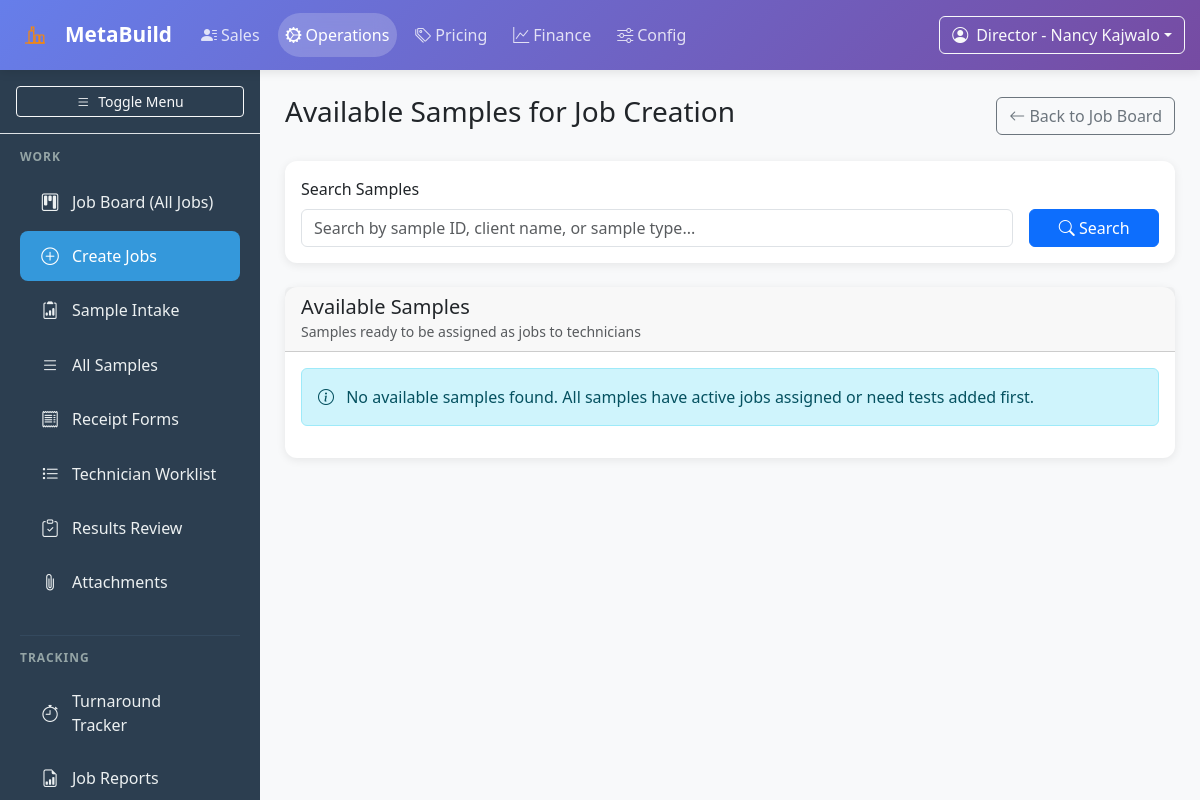
The app's page /operations/available-samples/ (signed in), older data.
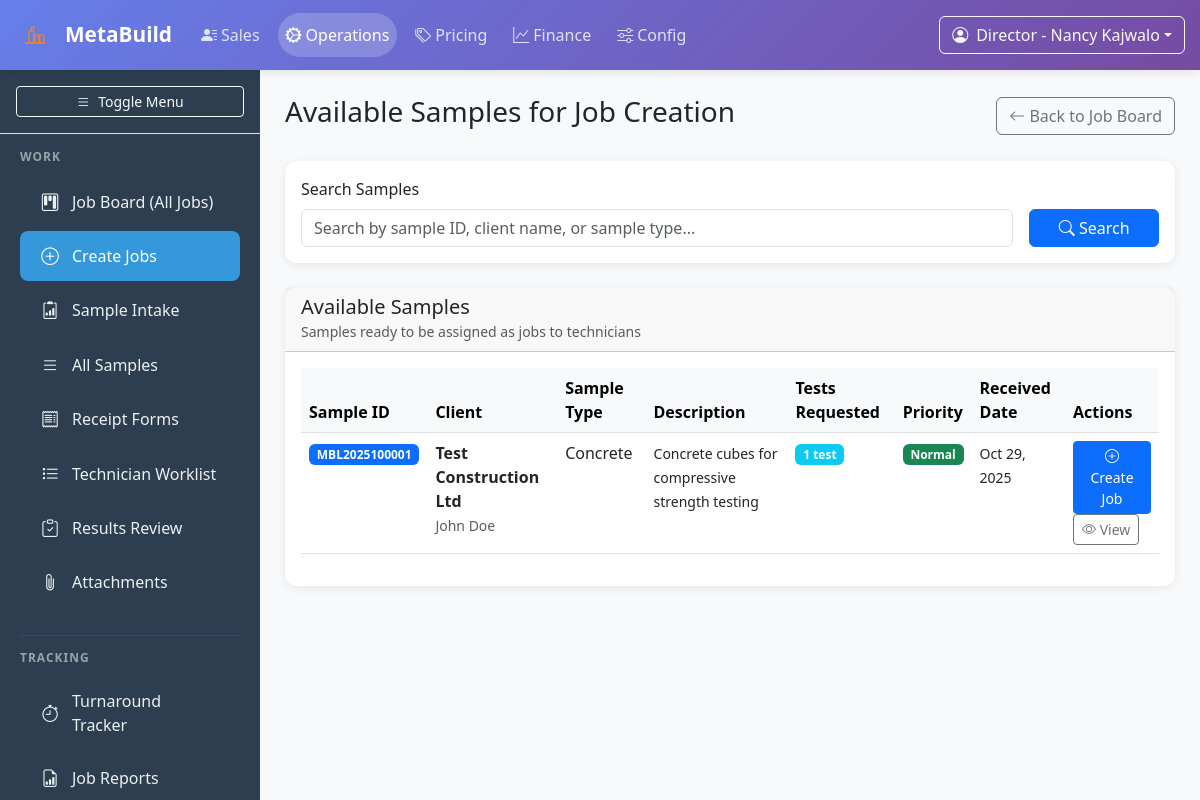
The same page, newer data.
### operations/models.py (models this page shows, shortened)
class Sample(models.Model):
    STATUS_CHOICES = [
        ('received', 'Received'),
        ('in_progress', 'In Progress'),
        ('testing', 'Testing'),
        ('completed', 'Completed'),
        ('reported', 'Reported'),
        ('cancelled', 'Cancelled'),
    ]
    PRIORITY_CHOICES = [
        ('normal', 'Normal'),
        ('urgent', 'Urgent'),
        ('rush', 'Rush'),
    ]
    SAMPLE_CONDITION_CHOICES = [
        ('good', 'Good'),
        ('damaged', 'Damaged'),
        ('insufficient', 'Insufficient'),
        ('contaminated', 'Contaminated'),
    ]
    sample_id = models.CharField(max_length=50, unique=True, help_text="Unique sample identifier")
    client_reference = models.CharField(max_length=100, blank=True, help_text="Client's reference number")
    client = models.ForeignKey(Client, on_delete=models.CASCADE, related_name='samples')
    sample_type = models.CharField(max_length=100, help_text="Type of sample (e.g., Soil, Concrete, Steel)")
    sample_description = models.TextField(help_text="Detailed description of the sample")
    sample_condition = models.CharField(max_length=20, choices=SAMPLE_CONDITION_CHOICES, default='good')
    quantity = models.CharField(max_length=100, help_text="Quantity or amount of sample")
    location_collected = models.CharField(max_length=200, blank=True, help_text="Location where sample was collected")
    collection_date = models.DateField(blank=True, null=True, help_text="Date sample was collected")
    received_by = models.ForeignKey(User, on_delete=models.CASCADE, related_name='received_samples')
    received_date = models.DateTimeField(default=timezone.now)
    priority = models.CharField(max_length=20, choices=PRIORITY_CHOICES, default='normal')
    status = models.CharField(max_length=20, choices=STATUS_CHOICES, default='received')
    requested_tests = models.ManyToManyField(TestItem, through='SampleTest', related_name='samples')
    special_instructions = models.TextField(blank=True, help_text="Special instructions for testing")
    delivery_method = models.CharField(max_length=100, blank=True, help_text="How sample was delivered")
    courier_details = models.CharField(max_length=200, blank=True, help_text="Courier or delivery details")
    notes = models.TextField(blank=True, help_text="Additional notes")
    created_at = models.DateTimeField(auto_now_add=True)
    updated_at = models.DateTimeField(auto_now=True)
    class Meta:
        verbose_name = "Sample"
        verbose_name_plural = "Samples"
        ordering = ['-received_date']
        indexes = [
            models.Index(fields=['sample_id']),
            models.Index(fields=['status']),
            models.Index(fields=['received_date']),
            models.Index(fields=['client']),
        ]
    @property
    def total_tests(self):
        return self.requested_tests.count()

class Client(models.Model):
    name = models.CharField(max_length=200, help_text="Client or company name")
    contact_person = models.CharField(max_length=200, blank=True, help_text="Primary contact person")
    email = models.EmailField(blank=True)
    phone = models.CharField(max_length=20, blank=True)
    address = models.TextField(blank=True)
    company_registration = models.CharField(max_length=100, blank=True, help_text="Company registration number")
    is_active = models.BooleanField(default=True)
    created_at = models.DateTimeField(auto_now_add=True)
    updated_at = models.DateTimeField(auto_now=True)
    class Meta:
        verbose_name = "Client"
        verbose_name_plural = "Clients"
        ordering = ['name']

### operations/views.py (the view, shortened to what this page needs)
# urls.py: path('available-samples/', views.available_samples, name='available_samples'),
@login_required
def available_samples(request):
    if not check_job_creation_access(request.user):
        raise PermissionDenied("Only Directors, Lab Managers, and Office Staff can create jobs.")
    samples = Sample.objects.filter(
        requested_tests__isnull=False
    ).exclude(
        status='cancelled'
    ).select_related('client', 'received_by').prefetch_related(
        'requested_tests', 'jobs'
    ).distinct()
    available_samples_list = []
    for sample in samples:
        active_jobs = sample.jobs.exclude(status__in=['completed', 'cancelled']).count()
        if active_jobs == 0:
            available_samples_list.append(sample)
    search_query = request.GET.get('search', '')
    paginator = Paginator(available_samples_list, 20)
    page_number = request.GET.get('page')
    page_obj = paginator.get_page(page_number)
    context = get_base_context(request.user)
    context.update({
        'page_title': 'Available Samples for Job Creation',
        'page_obj': page_obj,
        'samples': page_obj,
        'search_query': search_query,
    })
    return render(request, 'operations/available_samples.html', context)

### core/models.py (called while the page is built)
    def get_role_display(self):
        return dict(self.ROLE_CHOICES).get(self.role, self.role)

    def get_accessible_modules(self):
        access_matrix = {
            'director': ['sales', 'operations', 'pricing', 'finance', 'config'],
            'lab_manager': ['sales', 'operations', 'pricing', 'finance'],  # Added sales for client management
            'office_staff': ['sales', 'operations', 'finance'],  # Added operations for sample intake
            'technician': ['operations'],
        }
        return access_matrix.get(self.role, [])

### operations/views.py (called while the page is built)
def get_base_context(user):
    return {
        'accessible_modules': user.get_accessible_modules() if user.is_authenticated else [],
        'user_role': user.role if user.is_authenticated else None,
    }

def check_job_creation_access(user):
    return user.role in ['director', 'lab_manager', 'office_staff']

### templates/operations/available_samples.html (shortened to what the changed rows need)
{% extends 'operations/base_operations.html' %}
{% block content %}
<div class="d-flex justify-content-between align-items-center mb-4">
    <h1 class="h3">{{ page_title }}</h1>
</div>
<div class="card">
    <div class="card-body">
        {% if samples %}
        <div class="table-responsive">
            <table class="table table-hover">
                <thead class="table-light">
                    <tr>
                        <th>Sample ID</th>
                        <th>Client</th>
                        <th>Sample Type</th>
                        <th>Description</th>
                        <th>Tests Requested</th>
                        <th>Priority</th>
                        <th>Received Date</th>
                        <th>Actions</th>
                    </tr>
                </thead>
                <tbody>
                    {% for sample in samples %}
                    <tr>
                        <td>
                            <span class="badge bg-primary">{{ sample.sample_id }}</span>
                        </td>
                        <td>
                            <strong>{{ sample.client.name }}</strong>
                            {% if sample.client.contact_person %}
                            <br><small class="text-muted">{{ sample.client.contact_person }}</small>
                            {% endif %}
                        </td>
                        <td>{{ sample.sample_type }}</td>
                        <td>
                            <small>{{ sample.sample_description|truncatewords:10 }}</small>
                        </td>
                        <td>
                            <span class="badge bg-info">{{ sample.total_tests }} test{{ sample.total_tests|pluralize }}</span>
                        </td>
                        <td>
                            {% if sample.priority == 'rush' %}
                                <span class="badge bg-danger">Rush</span>
                            {% elif sample.priority == 'urgent' %}
                                <span class="badge bg-warning">Urgent</span>
                            {% else %}
                                <span class="badge bg-success">Normal</span>
                            {% endif %}
                        </td>
                        <td>
                            <small>{{ sample.received_date|date:"M d, Y" }}</small>
                        </td>
                        <td>
                            <a href="{% url 'operations:create_job' sample.sample_id %}" class="btn btn-sm btn-primary">
                                <i class="bi bi-plus-circle"></i>
                                Create Job
                            </a>
                            <a href="{% url 'operations:sample_detail' sample.sample_id %}" class="btn btn-sm btn-outline-secondary">
                                <i class="bi bi-eye"></i>
                                View
                            </a>
                        </td>
                    </tr>
                    {% endfor %}
                </tbody>
            </table>
        </div>
        {% else %}
        <div class="alert alert-info">
            <i class="bi bi-info-circle me-2"></i>
            No available samples found. All samples have active jobs assigned or need tests added first.
        </div>
        {% endif %}
    </div>
</div>
{% endblock %}

Row changes from the older to the newer data that the page shows:
added Sample: sample_id "MBL2025100001", client.name "Test Construction Ltd", client.contact_person "John Doe", sample_type "Concrete", sample_description "Concrete cubes for compressive strength testing", total_tests "1", priority "Normal", received_date "Oct 29, 2025"
Text that changed along with them:
text no longer shown: "No available samples found. All samples have active jobs assigned or need tests added first."
text now shown: "Sample ID Client Sample Type Description Tests Requested Priority Received Date Actions"
